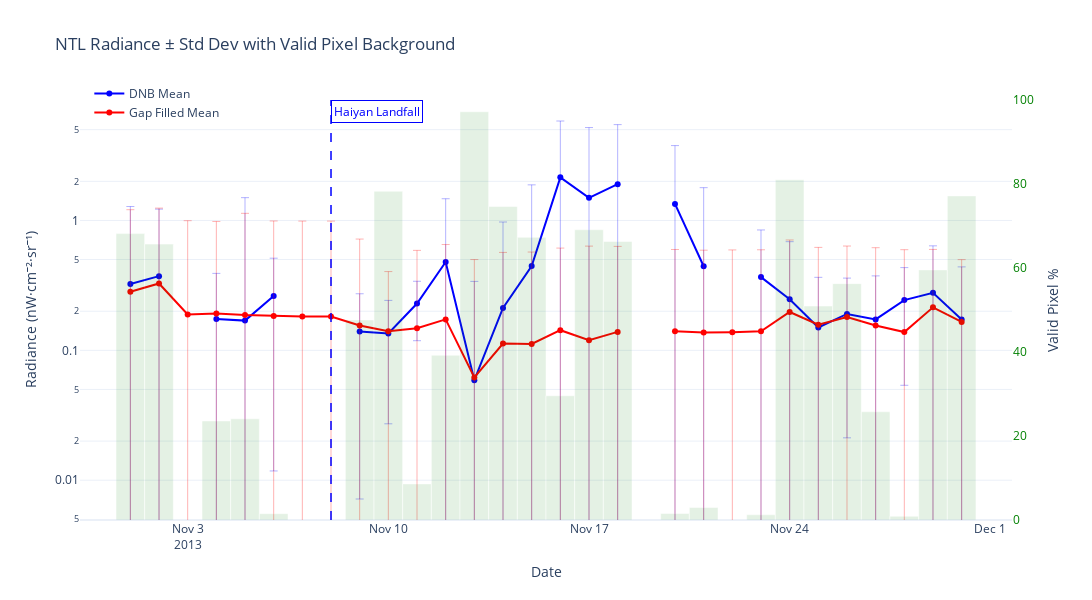

The cell this chart's notebook holds for it:
### Code cell
# --- Plot Setup ---
fig = go.Figure()

# --- Background Bars: Valid Pixel Ratio ---
fig.add_trace(go.Bar(
    x=dnb['Date'],
    y=dnb['Valid_Ratio'],
    name='DNB Valid %',
    yaxis='y2',
    marker_color='green',
    opacity=0.1,
    width=86400000,  # ~1 day in ms
    showlegend=False
))

dnb['ErrLow'] = np.minimum(dnb['Std'], dnb['Mean'])


# --- DNB Mean with Transparent Error Bars ---
fig.add_trace(go.Scatter(
    x=dnb['Date'],
    y=dnb['Mean'],
    mode='lines+markers',
    name='DNB Mean',
    line=dict(color='blue'),
    error_y=dict(
        type='data',
        array=dnb['Std'],
        arrayminus=dnb['ErrLow'],  # custom lower error
        visible=True,
        color='rgba(0,0,255,0.3)',
        thickness=1,
        width=4
    )
))

gap['ErrLow'] = np.minimum(gap['Std'], gap['Mean'])

# --- Gap Filled Mean with Transparent Error Bars ---
fig.add_trace(go.Scatter(
    x=gap['Date'],
    y=gap['Mean'],
    mode='lines+markers',
    name='Gap Filled Mean',
    line=dict(color='red'),
    error_y=dict(
        type='data',
        array=gap['Std'],
        arrayminus=gap['ErrLow'],
        visible=True,
        color='rgba(255,0,0,0.3)',
        thickness=1,
        width=4
    )
))

storm_events = [
    {"date": "20131108", "name": "Haiyan Landfall"}
]

for event in storm_events:
    event_date = pd.to_datetime(event["date"])
    fig.add_vline(
        x=event_date,
        line_width=1.5,
        line_dash="dash",
        line_color="blue"
    )
    fig.add_annotation(
        x=event_date,
        y=1,
        yref='paper',
        text=event["name"],
        showarrow=False,
        font=dict(color="blue"),
        bgcolor="white",
        bordercolor="blue",
        borderwidth=1,
        borderpad=2,
        xanchor="left"
    )

# --- Layout ---
fig.update_layout(
    title='NTL Radiance ± Std Dev with Valid Pixel Background',
    xaxis_title='Date',
    yaxis=dict(title='Radiance (nW·cm⁻²·sr⁻¹)', type='log'),
    yaxis2=dict(
        title='Valid Pixel %',
        overlaying='y',
        side='right',
        range=[0, 100],
        showgrid=False,
        tickfont=dict(color='green'),
        tickcolor='green',
        ticklen=5,
        gridcolor='green',
    ),
    barmode='overlay',
    template='plotly_white',
    height=600,
    width=1200,
    legend=dict(x=0.01, y=1.05)
)


fig.write_html("../HTML Files/Radiance and Pixel Validity.html",
            include_plotlyjs='cdn',
            full_html=False)

fig.show()

### Figure 1 — Plotly figure (JSON) as saved in the notebook; plotly's stock layout.template omitted (floating-point values rounded to 4 significant figures)
{"data": [{"marker": {"color": "green"}, "name": "DNB Valid %", "opacity": 0.1, "showlegend": false, "type": "bar", "width": 86400000, "x": ["2013-11-01T00:00:00.000000000", "2013-11-02T00:00:00.000000000", "2013-11-03T00:00:00.000000000", "2013-11-04T00:00:00.000000000", "2013-11-05T00:00:00.000000000", "2013-11-06T00:00:00.000000000", "2013-11-07T00:00:00.000000000", "2013-11-08T00:00:00.000000000", "2013-11-09T00:00:00.000000000", "2013-11-10T00:00:00.000000000", "2013-11-11T00:00:00.000000000", "2013-11-12T00:00:00.000000000", "2013-11-13T00:00:00.000000000", "2013-11-14T00:00:00.000000000", "2013-11-15T00:00:00.000000000", "2013-11-16T00:00:00.000000000", "2013-11-17T00:00:00.000000000", "2013-11-18T00:00:00.000000000", "2013-11-19T00:00:00.000000000", "2013-11-20T00:00:00.000000000", "2013-11-21T00:00:00.000000000", "2013-11-22T00:00:00.000000000", "2013-11-23T00:00:00.000000000", "2013-11-24T00:00:00.000000000", "2013-11-25T00:00:00.000000000", "2013-11-26T00:00:00.000000000", "2013-11-27T00:00:00.000000000", "2013-11-28T00:00:00.000000000", "2013-11-29T00:00:00.000000000", "2013-11-30T00:00:00.000000000"], "y": [68.19, 65.69, 0.0, 23.58, 24.09, 1.502, 0.0, 0.0, 47.63, 78.28, 8.597, 39.23, 97.2, 74.64, 67.3, 29.59, 69.1, 66.3, NaN, 1.554, 2.983, 0.0, 1.257, 80.99, 50.93, 56.28, 25.77, 0.8983, 59.55, 77.17], "yaxis": "y2"}, {"error_y": {"array": [0.956, 0.8492, NaN, 0.2167, 1.329, 0.2501, NaN, NaN, 0.1327, 0.1076, 0.1108, 0.9913, 0.2805, 0.7608, 1.434, 3.683, 3.696, 3.567, NaN, 2.431, 1.344, NaN, 0.4786, 0.4394, 0.2148, 0.1693, 0.2012, 0.1898, 0.3603, 0.2661], "arrayminus": [0.3241, 0.3724, NaN, 0.1744, 0.1693, 0.2501, NaN, NaN, 0.1327, 0.1076, 0.1108, 0.4783, 0.05892, 0.212, 0.4457, 2.147, 1.494, 1.901, NaN, 1.34, 0.4436, NaN, 0.3662, 0.2469, 0.15, 0.1693, 0.173, 0.1898, 0.2773, 0.1729], "color": "rgba(0,0,255,0.3)", "thickness": 1, "type": "data", "visible": true, "width": 4}, "line": {"color": "blue"}, "mode": "lines+markers", "name": "DNB Mean", "type": "scatter", "x": ["2013-11-01T00:00:00.000000000", "2013-11-02T00:00:00.000000000", "2013-11-03T00:00:00.000000000", "2013-11-04T00:00:00.000000000", "2013-11-05T00:00:00.000000000", "2013-11-06T00:00:00.000000000", "2013-11-07T00:00:00.000000000", "2013-11-08T00:00:00.000000000", "2013-11-09T00:00:00.000000000", "2013-11-10T00:00:00.000000000", "2013-11-11T00:00:00.000000000", "2013-11-12T00:00:00.000000000", "2013-11-13T00:00:00.000000000", "2013-11-14T00:00:00.000000000", "2013-11-15T00:00:00.000000000", "2013-11-16T00:00:00.000000000", "2013-11-17T00:00:00.000000000", "2013-11-18T00:00:00.000000000", "2013-11-19T00:00:00.000000000", "2013-11-20T00:00:00.000000000", "2013-11-21T00:00:00.000000000", "2013-11-22T00:00:00.000000000", "2013-11-23T00:00:00.000000000", "2013-11-24T00:00:00.000000000", "2013-11-25T00:00:00.000000000", "2013-11-26T00:00:00.000000000", "2013-11-27T00:00:00.000000000", "2013-11-28T00:00:00.000000000", "2013-11-29T00:00:00.000000000", "2013-11-30T00:00:00.000000000"], "y": [0.3241, 0.3724, NaN, 0.1744, 0.1693, 0.2619, NaN, NaN, 0.1399, 0.1348, 0.2294, 0.4783, 0.05892, 0.212, 0.4457, 2.147, 1.494, 1.901, NaN, 1.34, 0.4436, NaN, 0.3662, 0.2469, 0.15, 0.1905, 0.173, 0.2436, 0.2773, 0.1729]}, {"error_y": {"array": [0.9275, 0.9174, 0.807, 0.7899, 0.9472, 0.8066, 0.8066, 0.8066, 0.5635, 0.2636, 0.4405, 0.4794, 0.4381, 0.4547, 0.4591, 0.4698, 0.5147, 0.4927, NaN, 0.4573, 0.4528, 0.4548, 0.4543, 0.5102, 0.4627, 0.4546, 0.4616, 0.4571, 0.3842, 0.3337], "arrayminus": [0.2825, 0.3269, 0.1887, 0.1923, 0.1872, 0.1841, 0.1822, 0.1822, 0.1555, 0.1403, 0.1479, 0.1731, 0.0618, 0.1126, 0.112, 0.1429, 0.1197, 0.1386, NaN, 0.1401, 0.1373, 0.138, 0.1402, 0.1973, 0.1576, 0.1808, 0.1553, 0.1382, 0.2142, 0.1655], "color": "rgba(255,0,0,0.3)", "thickness": 1, "type": "data", "visible": true, "width": 4}, "line": {"color": "red"}, "mode": "lines+markers", "name": "Gap Filled Mean", "type": "scatter", "x": ["2013-11-01T00:00:00.000000000", "2013-11-02T00:00:00.000000000", "2013-11-03T00:00:00.000000000", "2013-11-04T00:00:00.000000000", "2013-11-05T00:00:00.000000000", "2013-11-06T00:00:00.000000000", "2013-11-07T00:00:00.000000000", "2013-11-08T00:00:00.000000000", "2013-11-09T00:00:00.000000000", "2013-11-10T00:00:00.000000000", "2013-11-11T00:00:00.000000000", "2013-11-12T00:00:00.000000000", "2013-11-13T00:00:00.000000000", "2013-11-14T00:00:00.000000000", "2013-11-15T00:00:00.000000000", "2013-11-16T00:00:00.000000000", "2013-11-17T00:00:00.000000000", "2013-11-18T00:00:00.000000000", "2013-11-19T00:00:00.000000000", "2013-11-20T00:00:00.000000000", "2013-11-21T00:00:00.000000000", "2013-11-22T00:00:00.000000000", "2013-11-23T00:00:00.000000000", "2013-11-24T00:00:00.000000000", "2013-11-25T00:00:00.000000000", "2013-11-26T00:00:00.000000000", "2013-11-27T00:00:00.000000000", "2013-11-28T00:00:00.000000000", "2013-11-29T00:00:00.000000000", "2013-11-30T00:00:00.000000000"], "y": [0.2825, 0.3269, 0.1887, 0.1923, 0.1872, 0.1841, 0.1822, 0.1822, 0.1555, 0.1403, 0.1479, 0.1731, 0.0618, 0.1126, 0.112, 0.1429, 0.1197, 0.1386, NaN, 0.1401, 0.1373, 0.138, 0.1402, 0.1973, 0.1576, 0.1808, 0.1553, 0.1382, 0.2142, 0.1655]}], "layout": {"annotations": [{"bgcolor": "white", "bordercolor": "blue", "borderpad": 2, "borderwidth": 1, "font": {"color": "blue"}, "showarrow": false, "text": "Haiyan Landfall", "x": "2013-11-08T00:00:00", "xanchor": "left", "y": 1, "yref": "paper"}], "barmode": "overlay", "height": 600, "legend": {"x": 0.01, "y": 1.05}, "shapes": [{"line": {"color": "blue", "dash": "dash", "width": 1.5}, "type": "line", "x0": "2013-11-08T00:00:00", "x1": "2013-11-08T00:00:00", "xref": "x", "y0": 0, "y1": 1, "yref": "y domain"}], "title": {"text": "NTL Radiance ± Std Dev with Valid Pixel Background"}, "width": 1200, "xaxis": {"title": {"text": "Date"}}, "yaxis": {"title": {"text": "Radiance (nW·cm⁻²·sr⁻¹)"}, "type": "log"}, "yaxis2": {"gridcolor": "green", "overlaying": "y", "range": [0, 100], "showgrid": false, "side": "right", "tickcolor": "green", "tickfont": {"color": "green"}, "ticklen": 5, "title": {"text": "Valid Pixel %"}}}}
